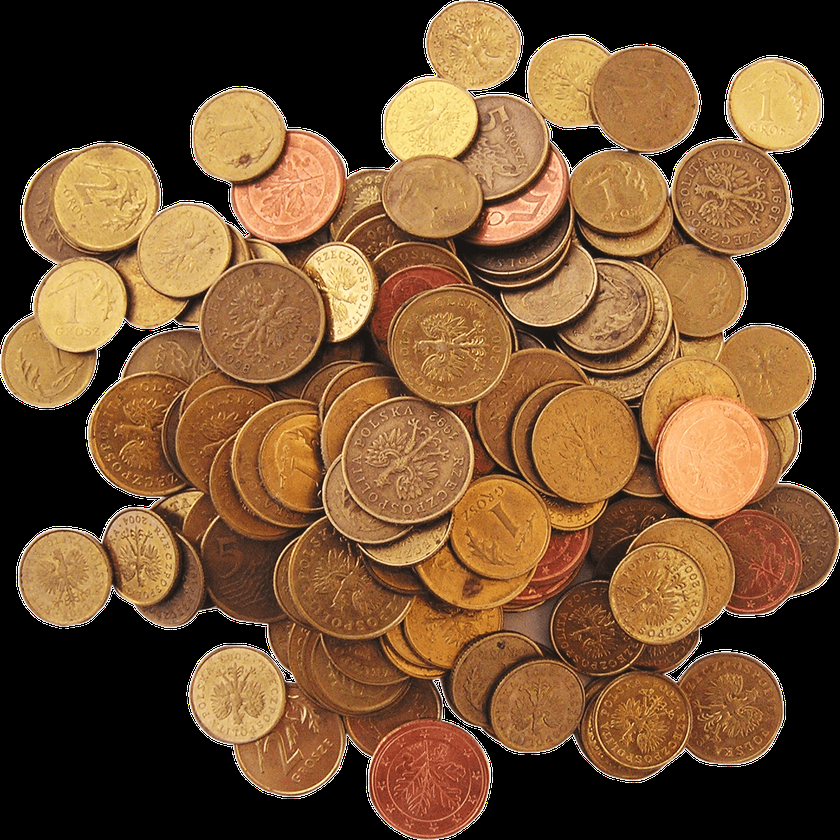
%> input picture courses/semester_3/ImagingAI/2/ex2/coins.png, 840 x 840 px, shrunk from 1421 x 1420 before the run
$ octave e2.m   (GNU Octave 9; MATLAB toolbox functions it lacks are replaced by stand-ins)
%> lines starting %> are read from the running program, lines starting %| are printed output that depends on the picture; in (x1, y1, x2, y2) boxes, pixels count from 0 and x2, y2 are one past the last pixel; in counts of white or black regions, pixels touching at a corner belong together; the program's own positions count from 1
grid = [1 1 0 0 ; 1 0 1 0 ; 0 0 1 0 ; 1 1 0 0 ; 0 0 1 0];
disp(grid);

% The area of a binary image object is the total number of pixels in the object (the number of 1s).
% The contour length (or perimeter) is the number of boundary pixels around the object. You can calculate this by counting how many sides of the 1s are adjacent to a 0.
% Pixel Connectivity: Depending on whether we use 4-connectivity (only vertical and horizontal neighbors) or 8-connectivity (including diagonal neighbors), the perimeter might slightly differ, but typically, the above counts for 4-connectivity.
% 4D: contour length 10; 8D: 12

% Euler number is the difference of the number C of components minus the number H of holes
% E=-1:
% 0 0 0 0 0 0 0
% 0 1 1 1 1 1 0
% 0 1 0 1 0 1 0
% 0 1 1 1 1 1 0
% 0 0 0 0 0 0 0
% E=-2:
% 1 1 1 1 1 1 1
% 1 0 1 0 0 0 1
% 1 1 1 0 0 0 1
% 1 0 1 0 0 0 1
% 1 1 1 1 1 1 1

% 2.6
img = imread("coins.png");
%> img is the input picture: size 840x840x3 uint8; mean R, G, B 115.1, 81.1, 48.7
bw = imbinarize(img);
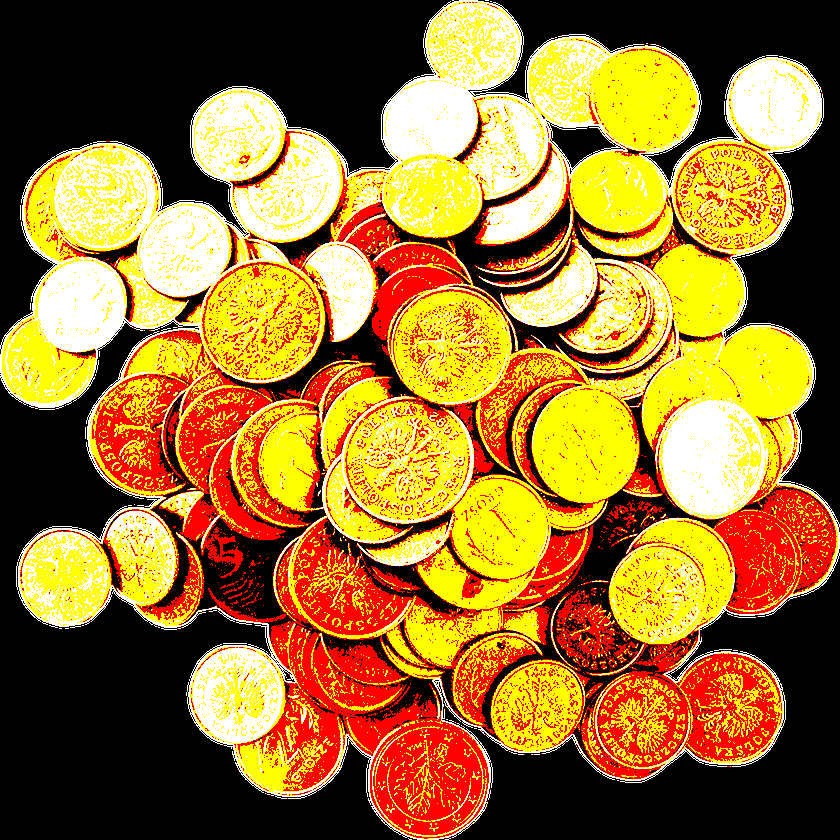
%> bw: size 840x840x3 logical; mean R, G, B 0.608, 0.443, 0.17
imshow(bw);
imhist(img);
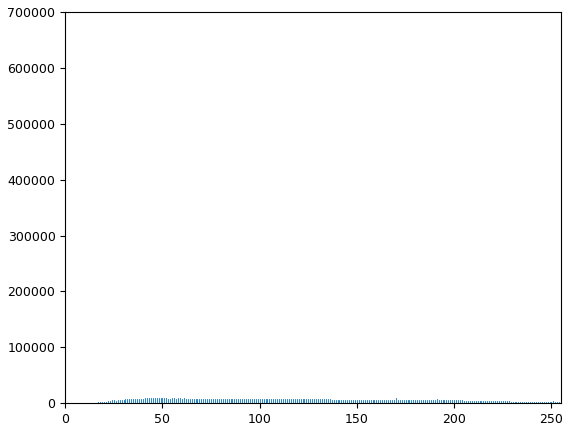
%> figure redrawn from the program's plot data; highest point at x = 0, y = 684117

% 2.7, 2.8
thres = 85;
if size(img, 3) == 3
    img = rgb2gray(img);
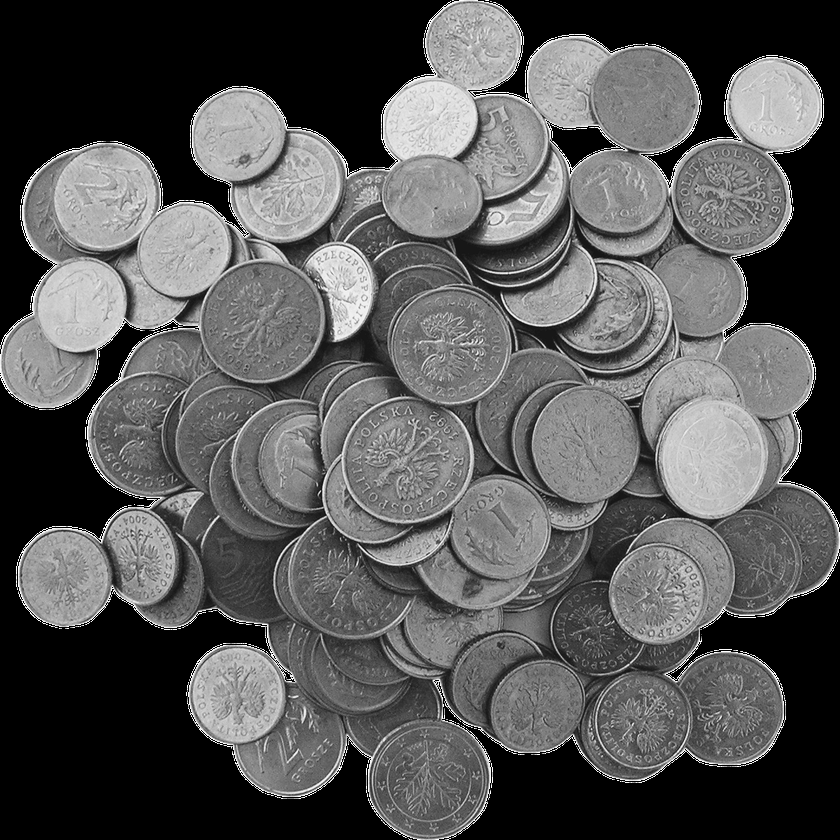
%> img: size 840x840 uint8; min 0, max 255, mean 87.6
end
binaryImg = img < thres;
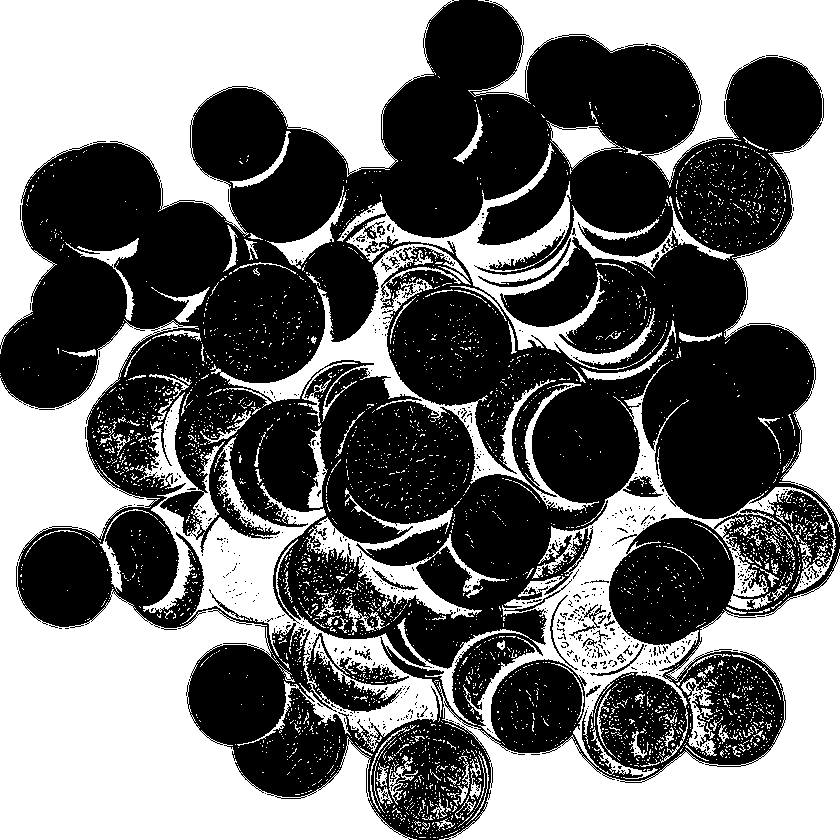
%> binaryImg: size 840x840 logical; 45.7% white; 3555 white regions (3402 under 20 px), largest, box (x1, y1, x2, y2) and area: (0, 319, 417, 840) 75041, (0, 0, 459, 354) 65528, (468, 0, 840, 532) 43391
figure;
subplot(1, 2, 1), imshow(img), title('Original Image');
subplot(1, 2, 2), imshow(binaryImg), title('Binarized Image (Threshold = 85)');

% 2.9
%> (the run ends here)
